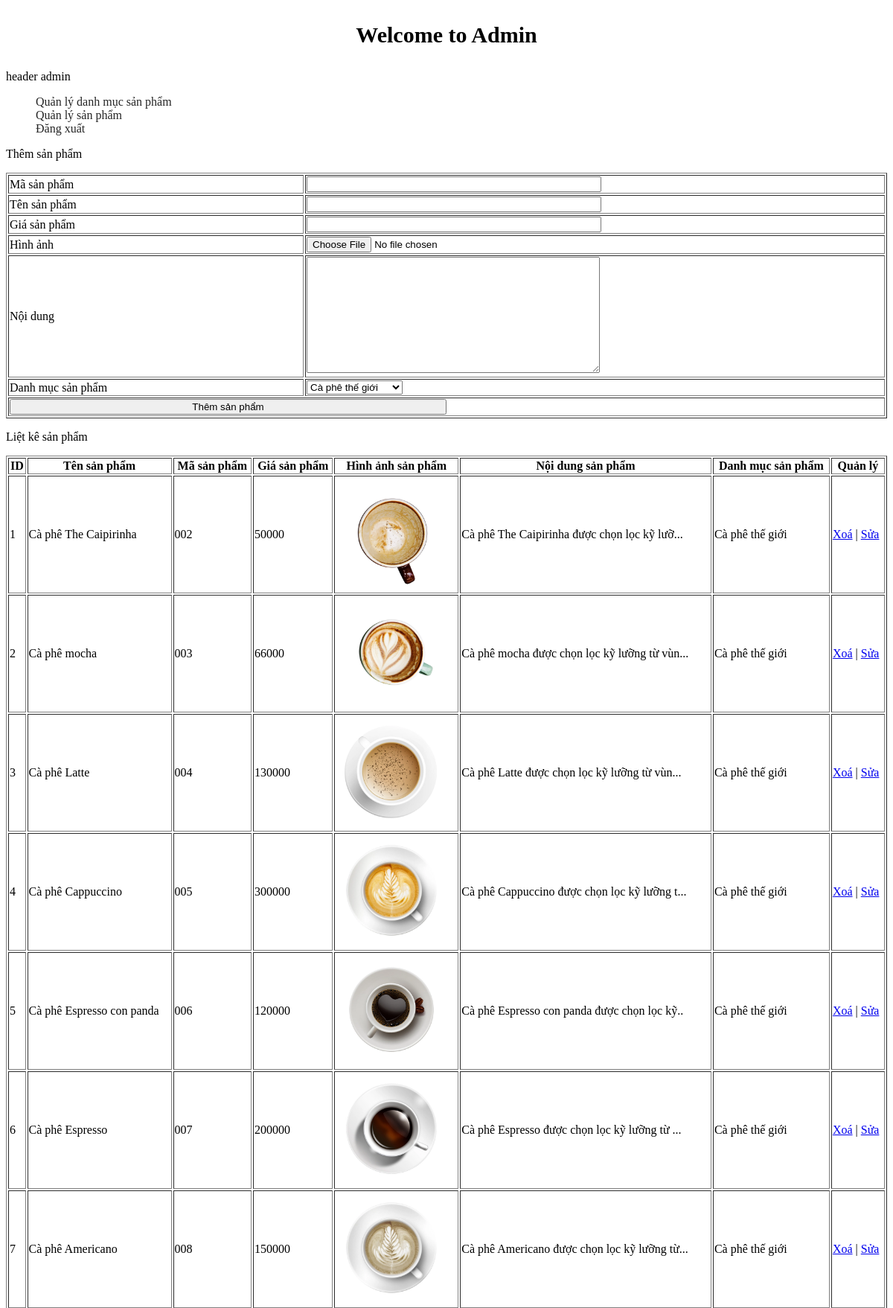
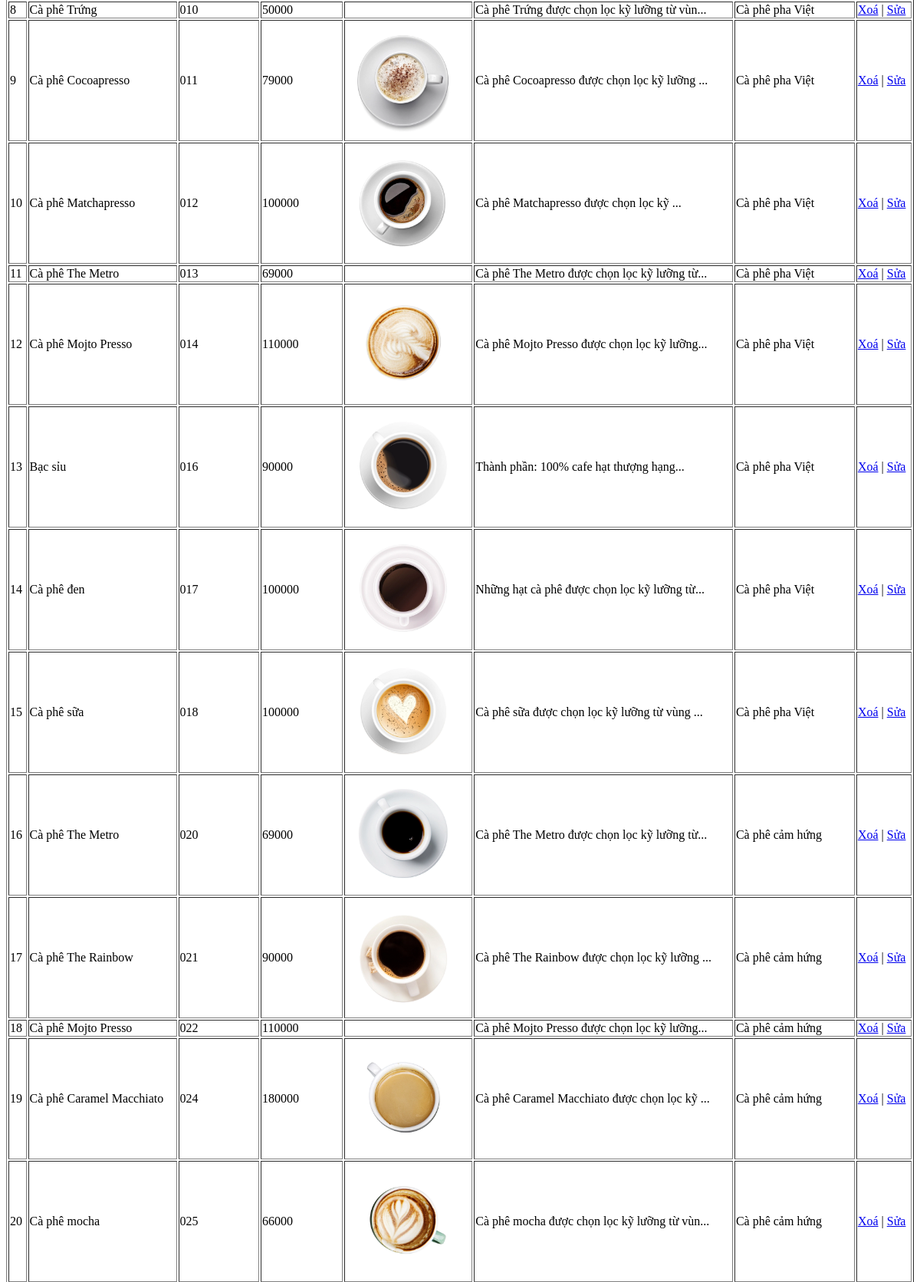
Page /admin/index.php?action=quanlysanpham&query=them (signed in, upper part) on the committed database (2 pictures, top to bottom).
### tables this page shows
CREATE TABLE `tbl_sanpham` (
  `id_sanpham` int(11) NOT NULL,
  `masp` varchar(11) NOT NULL,
  `tensp` varchar(250) NOT NULL,
  `giasp` double NOT NULL,
  `hinhanh` varchar(254) NOT NULL,
  `noidung` varchar(255) NOT NULL,
  `id_danhmuc` int(11) NOT NULL
);

CREATE TABLE `tbl_danhmuc` (
  `id_danhmuc` int(11) NOT NULL,
  `tendanhmuc` varchar(100) NOT NULL,
  `thutu` int(100) NOT NULL
);

### admin/modules/quanlysp/lietke.php (the view, shortened to what this page needs)
<?php
    $sql_lietke_sp = "SELECT * FROM tbl_sanpham, tbl_danhmuc WHERE tbl_sanpham.id_danhmuc = tbl_danhmuc.id_danhmuc ORDER BY id_sanpham ASC";
    $query_lietke_sp = mysqli_query($mysqli, $sql_lietke_sp);
?>
<p>Liệt kê sản phẩm</p>
<table class="admin_lietke-table" border="1" width="100%">
    <tr>
        <th>ID</th>
        <th>Tên sản phẩm</th>
        <th>Mã sản phẩm</th>
        <th>Giá sản phẩm</th>
        <th>Hình ảnh sản phẩm</th>
        <th>Nội dung sản phẩm</th>
        <th>Danh mục sản phẩm</th>
        <th>Quản lý</th>
    </tr>
    <?php
    $i = 0;
    while($row = mysqli_fetch_array($query_lietke_sp)) {
        $i++;
    ?>
    <tr>
        <td><?php echo $i ?></td>
        <td><?php echo $row['tensp'] ?></td>
        <td><?php echo $row['masp'] ?></td>
        <td><?php echo $row['giasp'] ?></td>
        <td><img src="modules/quanlysp/uploads/<?php echo $row['hinhanh'] ?>" width="150px" alt=""></td>
        <td><?php echo $row['noidung'] ?></td>
        <td><?php echo $row['tendanhmuc'] ?></td>
        <td>
            <a href="modules/quanlysp/xuly.php?idsanpham=<?php echo $row['id_sanpham'] ?>">Xoá</a>
            | <a href="?action=quanlysanpham&query=sua&idsanpham=<?php echo $row['id_sanpham'] ?>">Sửa</a>
        </td>
    </tr>
    <?php
    }
    ?>
</table>

### rows in the picture
tbl_sanpham: tensp "Cà phê The Caipirinha", masp "002", giasp "50000", hinhanh (picture), noidung "Cà phê The Caipirinha được chọn lọc kỹ lưỡ...", id_danhmuc.tendanhmuc "Cà phê thế giới"
tbl_sanpham: tensp "Cà phê mocha", masp "003", giasp "66000", hinhanh (picture), noidung "Cà phê mocha được chọn lọc kỹ lưỡng từ vùn...", id_danhmuc.tendanhmuc "Cà phê thế giới"
tbl_sanpham: tensp "Cà phê Latte", masp "004", giasp "130000", hinhanh (picture), noidung "Cà phê Latte được chọn lọc kỹ lưỡng từ vùn...", id_danhmuc.tendanhmuc "Cà phê thế giới"
tbl_sanpham: tensp "Cà phê Cappuccino", masp "005", giasp "300000", hinhanh (picture), noidung "Cà phê Cappuccino được chọn lọc kỹ lưỡng t...", id_danhmuc.tendanhmuc "Cà phê thế giới"
tbl_sanpham: tensp "Cà phê Espresso con panda", masp "006", giasp "120000", hinhanh (picture), noidung "Cà phê Espresso con panda được chọn lọc kỹ..", id_danhmuc.tendanhmuc "Cà phê thế giới"
tbl_sanpham: tensp "Cà phê Espresso", masp "007", giasp "200000", hinhanh (picture), noidung "Cà phê Espresso được chọn lọc kỹ lưỡng từ ...", id_danhmuc.tendanhmuc "Cà phê thế giới"
tbl_sanpham: tensp "Cà phê Americano", masp "008", giasp "150000", hinhanh (picture), noidung "Cà phê Americano được chọn lọc kỹ lưỡng từ...", id_danhmuc.tendanhmuc "Cà phê thế giới"
tbl_sanpham: tensp "Cà phê Trứng", masp "010", giasp "50000", noidung "Cà phê Trứng được chọn lọc kỹ lưỡng từ vùn...", id_danhmuc.tendanhmuc "Cà phê pha Việt"
tbl_sanpham: tensp "Cà phê Cocoapresso", masp "011", giasp "79000", hinhanh (picture), noidung "Cà phê Cocoapresso được chọn lọc kỹ lưỡng ...", id_danhmuc.tendanhmuc "Cà phê pha Việt"
tbl_sanpham: tensp "Cà phê Matchapresso", masp "012", giasp "100000", hinhanh (picture), noidung "Cà phê Matchapresso được chọn lọc kỹ ...", id_danhmuc.tendanhmuc "Cà phê pha Việt"
tbl_sanpham: tensp "Cà phê The Metro", masp "013", giasp "69000", noidung "Cà phê The Metro được chọn lọc kỹ lưỡng từ...", id_danhmuc.tendanhmuc "Cà phê pha Việt"
tbl_sanpham: tensp "Cà phê Mojto Presso", masp "014", giasp "110000", hinhanh (picture), noidung "Cà phê Mojto Presso được chọn lọc kỹ lưỡng...", id_danhmuc.tendanhmuc "Cà phê pha Việt"
tbl_sanpham: tensp "Bạc sỉu", masp "016", giasp "90000", hinhanh (picture), noidung "Thành phần: 100% cafe hạt thượng hạng...", id_danhmuc.tendanhmuc "Cà phê pha Việt"
tbl_sanpham: tensp "Cà phê đen", masp "017", giasp "100000", hinhanh (picture), noidung "Những hạt cà phê được chọn lọc kỹ lưỡng từ...", id_danhmuc.tendanhmuc "Cà phê pha Việt"
tbl_sanpham: tensp "Cà phê sữa", masp "018", giasp "100000", hinhanh (picture), noidung "Cà phê sữa được chọn lọc kỹ lưỡng từ vùng ...", id_danhmuc.tendanhmuc "Cà phê pha Việt"
tbl_sanpham: tensp "Cà phê The Metro", masp "020", giasp "69000", hinhanh (picture), noidung "Cà phê The Metro được chọn lọc kỹ lưỡng từ...", id_danhmuc.tendanhmuc "Cà phê cảm hứng"
tbl_sanpham: tensp "Cà phê The Rainbow", masp "021", giasp "90000", hinhanh (picture), noidung "Cà phê The Rainbow được chọn lọc kỹ lưỡng ...", id_danhmuc.tendanhmuc "Cà phê cảm hứng"
tbl_sanpham: tensp "Cà phê Mojto Presso", masp "022", giasp "110000", noidung "Cà phê Mojto Presso được chọn lọc kỹ lưỡng...", id_danhmuc.tendanhmuc "Cà phê cảm hứng"
tbl_sanpham: tensp "Cà phê Caramel Macchiato", masp "024", giasp "180000", hinhanh (picture), noidung "Cà phê Caramel Macchiato được chọn lọc kỹ ...", id_danhmuc.tendanhmuc "Cà phê cảm hứng"
tbl_sanpham: tensp "Cà phê mocha", masp "025", giasp "66000", hinhanh (picture), noidung "Cà phê mocha được chọn lọc kỹ lưỡng từ vùn...", id_danhmuc.tendanhmuc "Cà phê cảm hứng"

### other values in the picture
form field danhmuc "Cà phê thế giới"
